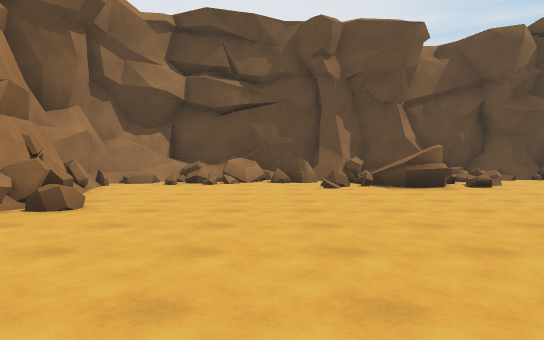
[1] (above)

22 first-person views from a walk through a scene from a Unity 3-D project. The camera is 1.3 m above the floor, tilts 2° down and sees 70° across. The floor is counted in squares, 2 m on a side. Each view is taken from the middle of a square. On the plan, view 1 faces up. The plan holds only what a view shows up to about 11 squares ahead; the rest is blank. The place goes on beyond the plan.

[2]
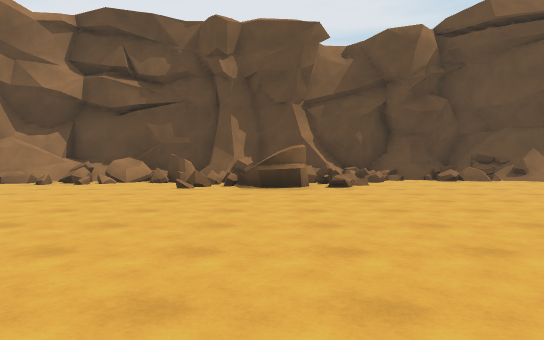

[3]
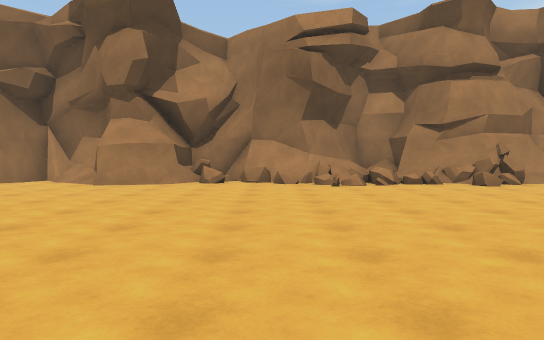

[4]
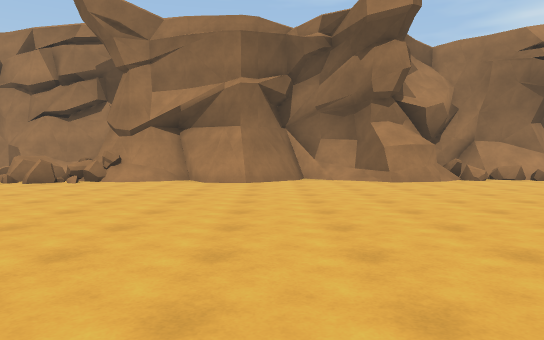

[5]
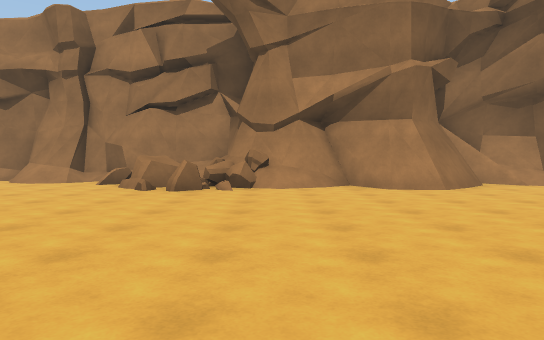

[6]
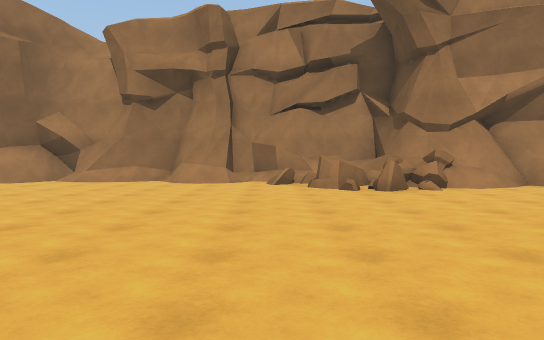

[7]
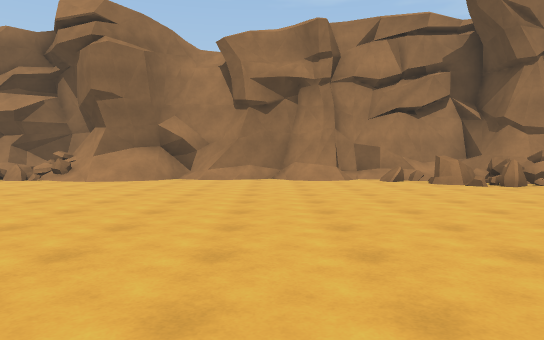

[8]
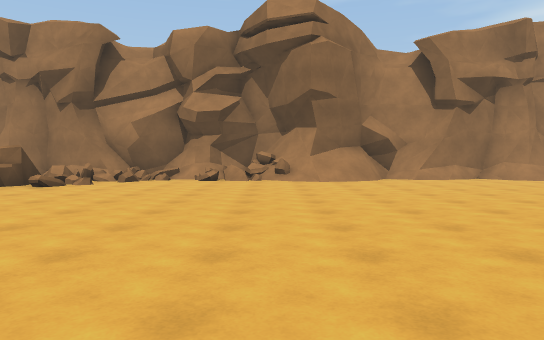

[9]
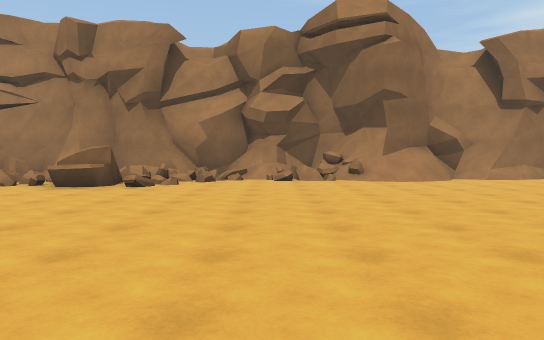

[10]
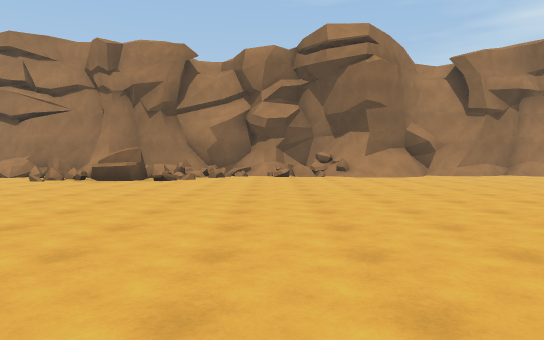

[11]
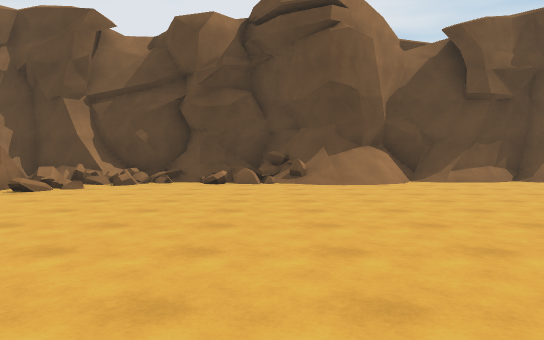

[12]
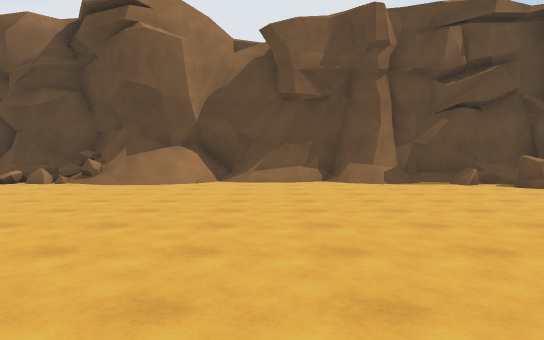

[13]
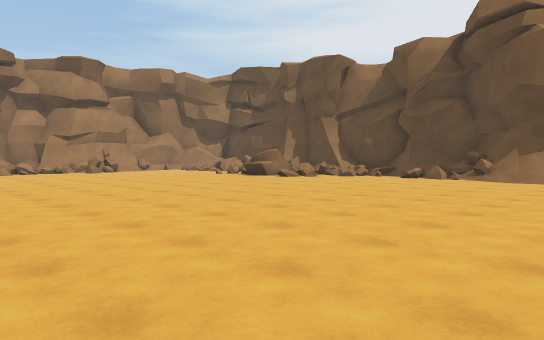

[14]
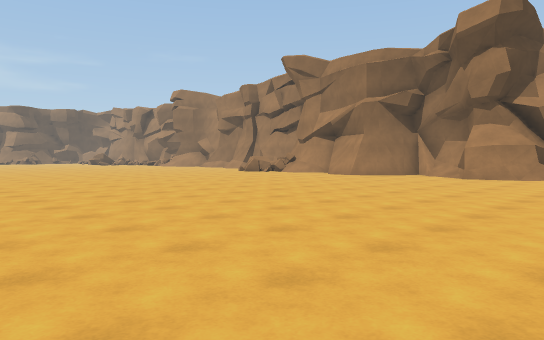

[15]
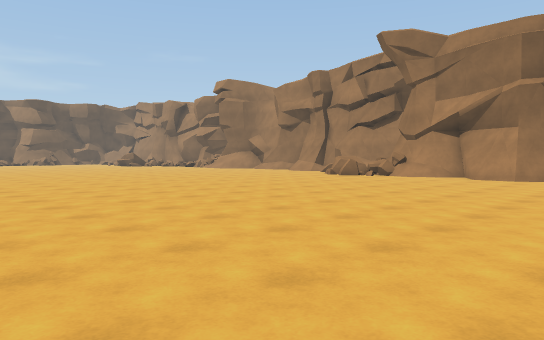

[16]
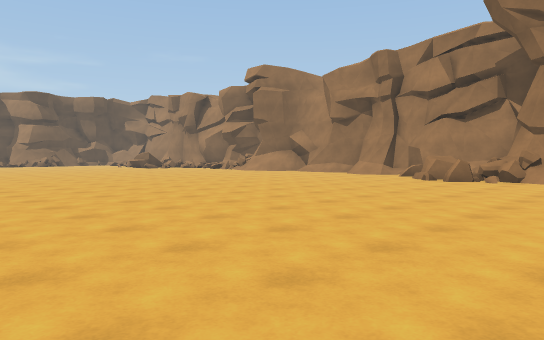

[17]
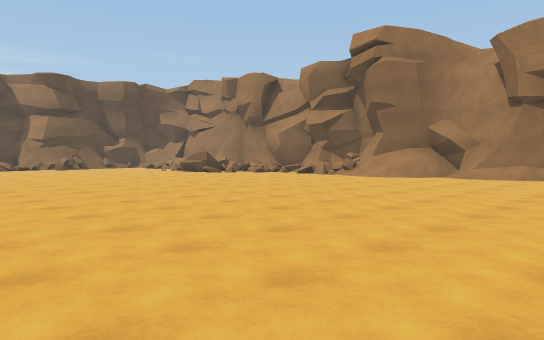

[18]
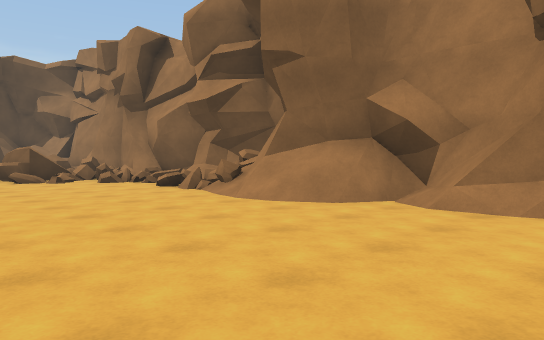

[19]
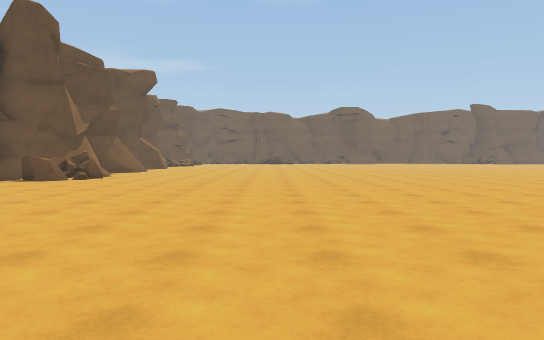

[20]
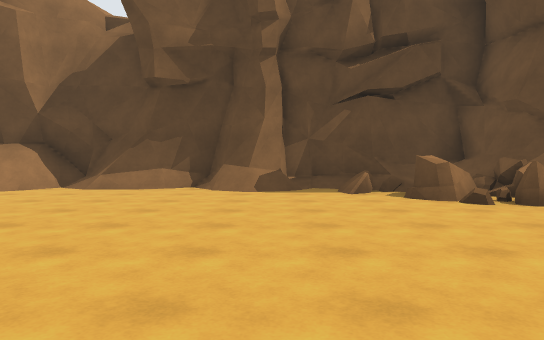

[21]
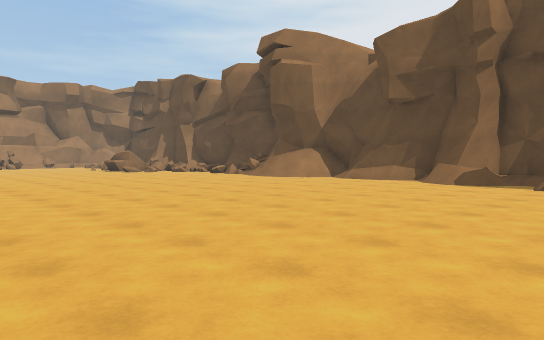

[22]
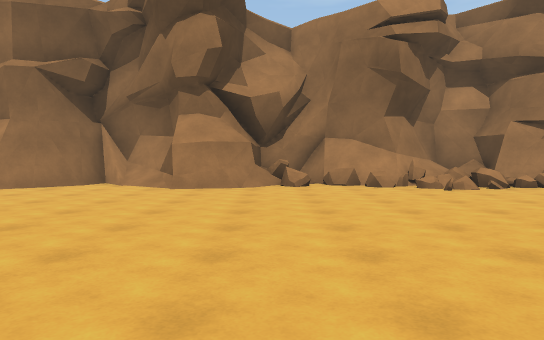

### Floor plan
Key: @ floor where view 1 was taken; # wall or solid block; . main floor; : floor 0.25 m higher than the main floor; / step, stairs or slope; = window, fence, low wall or low ledge; ^ raised ledge.
Columns run from 6 left of view 1 to 20 right of it. Each row starts with its distance up from view 1.
 12            ################
 11   ###########/==###/####/##
 10   #===#^##===.==///..../.=^
  9   #.=...=##..............#^
  8   #....=.==...............=
  7   #........................
  6   ##.......................
  5   ##.......................
  4  ##=.......................
  3  ##=.......................
  2  #:/.......................
  1  #=/.......................
  0  #=/..@....................
 -1  #/........................
 -2  #=.............      .....
 -3  ###............       ....
 -4  ###...........          ..
 -5  #/.............
 -6  #/.............
 -7  ###............
 -8   ##............
 -9   ##...........
-10   #/...........
-11   #/...........
-12 ###=...........
-13 #=^#...........
-14 ##^=..........
-15 ##=...........
-16 #/............
-17 ##............
-18 #.............
-19 ##............
-20 ##...........
-21  #...........
-22 ##...........
-23 ##...........
-24 #=...........
-25 #=............
-26 #=.............
-27 #=............
-28 ##=..........
-29  #=#.......
-30  #=##.....

Where each view was taken, in squares from view 1:
view 1: 0 up, 0 right, facing up
view 2: 0 up, 3 right, facing up
view 3: 0 up, 6 right, facing left
view 4: 7 down, 7 right, facing left
view 5: 11 down, 5 right, facing left
view 6: 15 down, 5 right, facing left
view 7: 18 down, 6 right, facing left
view 8: 24 down, 6 right, facing left
view 9: 26 down, 6 right, facing left
view 10: 26 down, 8 right, facing left
view 11: 1 up, 9 right, facing up
view 12: 1 up, 14 right, facing up
view 13: 1 down, 13 right, facing up-left
view 14: 0 up, 9 right, facing down-left
view 15: 5 down, 9 right, facing down-left
view 16: 9 down, 8 right, facing down-left
view 17: 16 down, 7 right, facing down-left
view 18: 18 down, 0 right, facing down-left
view 19: 3 up, 9 right, facing right
view 20: 3 up, 17 right, facing up
view 21: 1 up, 20 right, facing up-left
view 22: 2 down, 5 right, facing left
